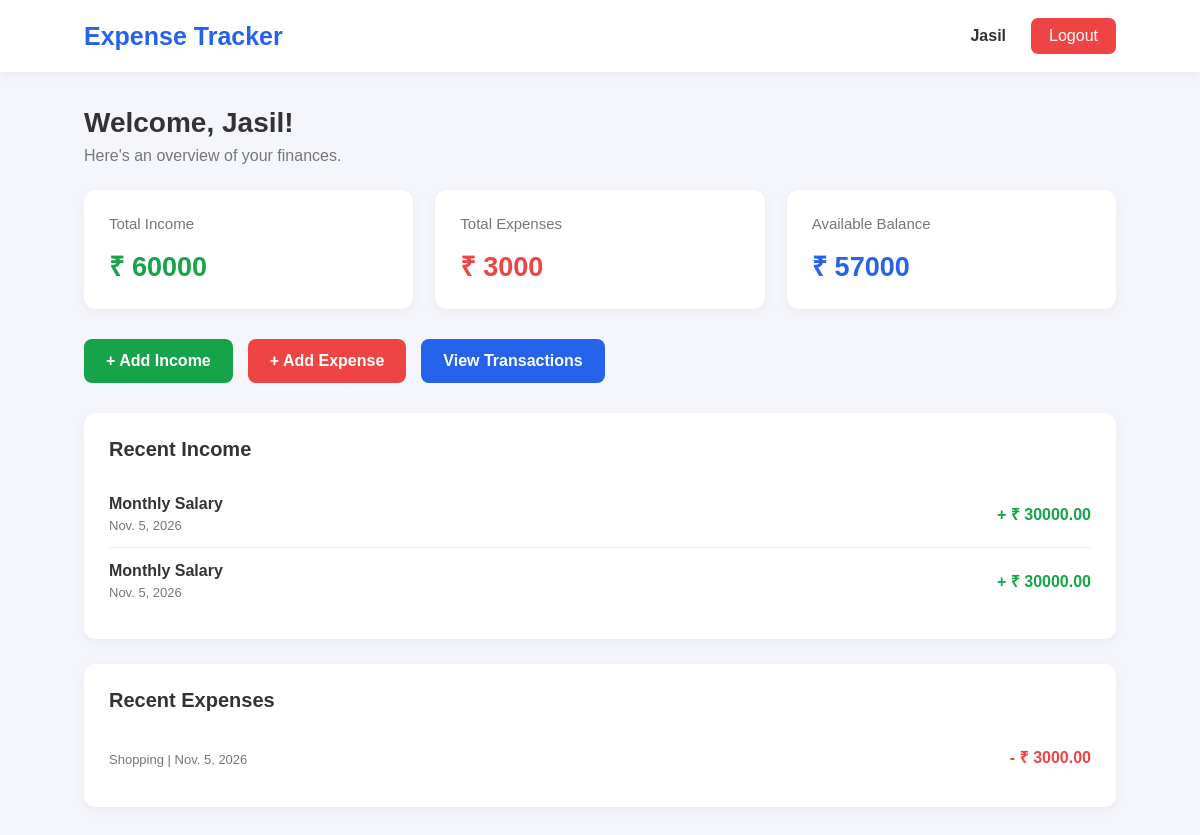
The page /expenses/dashboard/ (signed in) on the database its author committed.
### expenses/models.py (models this page shows, shortened)
class Income(models.Model):
    user = models.ForeignKey(User, on_delete=models.CASCADE)
    source = models.CharField(max_length=100)
    amount = models.DecimalField(max_digits=10, decimal_places=2)
    date = models.DateField()

class Expense(models.Model):
    user = models.ForeignKey(User, on_delete=models.CASCADE)
    Expensename = models.CharField(max_length=100)
    category = models.CharField(max_length=100, default='Other')
    amount = models.DecimalField(max_digits=10, decimal_places=2)
    date = models.DateField()
    description = models.TextField(blank=True)

### expenses/views.py (the view)
# urls.py: path('dashboard/',dashboard, name='dashboard'),
def dashboard(request):
    if not request.user.is_authenticated:
        return redirect('login')
    total_income = Income.objects.filter(
        user=request.user
    ).aggregate(Sum('amount'))['amount__sum'] or 0
    total_expense = Expense.objects.filter(
        user=request.user
    ).aggregate(Sum('amount'))['amount__sum'] or 0
    balance = total_income - total_expense
    recent_income = Income.objects.filter(
        user=request.user
    ).order_by('-date')[:5]
    recent_expense = Expense.objects.filter(
        user=request.user
    ).order_by('-date')[:5]
    return render(request, 'dashboard.html', {
        'total_income': total_income,
        'total_expense': total_expense,
        'balance': balance,
        'recent_income': recent_income,
        'recent_expense': recent_expense
    })

### expenses/templates/dashboard.html (shortened to what this page needs)
<!DOCTYPE html>
<html>
<head>
</head>
<body>
    <nav class="navbar">
        <div class="logo">Expense Tracker</div>
        <div class="nav-right">
            <span class="username">{{ request.user.username }}</span>
            <a href="{% url 'logout' %}" class="logout">Logout</a>
        </div>
    </nav>
    <div class="container">
        <div class="welcome">
            <h1>Welcome, {{ request.user.username }}!</h1>
            <p>Here's an overview of your finances.</p>
        </div>
        <div class="cards">
            <div class="card income">
                <p>Total Income</p>
                <h2>₹ {{ total_income }}</h2>
            </div>
            <div class="card expense">
                <p>Total Expenses</p>
                <h2>₹ {{ total_expense }}</h2>
            </div>
            <div class="card balance">
                <p>Available Balance</p>
                <h2>₹ {{ balance }}</h2>
            </div>
        </div>
        <div class="actions">
            <a href="{% url 'add_income' %}" class="action-btn add-income">
            + Add Income</a>
            <a href="{% url 'add_expense' %}" class="action-btn add-expense">
            + Add Expense</a>
            <a href="{% url 'transactions' %}" class="action-btn transactions">
            View Transactions</a>
        </div>
        <div class="section">
            <h2>Recent Income</h2>
            {% for item in recent_income %}
                <div class="transaction">
                    <div>
                        <strong>{{ item.source }}</strong>
                        <p>{{ item.date }}</p>
                    </div>
                    <span class="amount-income">
                        + ₹ {{ item.amount }}
                    </span>
                </div>
            {% empty %}
                <p class="empty">No income records found.</p>
            {% endfor %}
        </div>
        <div class="section">
            <h2>Recent Expenses</h2>
            {% for item in recent_expense %}
                <div class="transaction">
                    <div>
                        <p>{{ item.category }} | {{ item.date }}</p>
                    </div>
                    <span class="amount-expense">
                        - ₹ {{ item.amount }}
                    </span>
                </div>
            {% empty %}
                <p class="empty">No expense records found.</p>
            {% endfor %}
        </div>
    </div>
</body>
</html>

### expenses/templates/dashboard.html (style rules this page uses)
* { margin: 0; padding: 0; box-sizing: border-box; }
body { font-family: Arial, sans-serif; background: #f4f6fb; color: #333; }
.navbar { background: #ffffff; padding: 18px 7%; display: flex; justify-content: space-between; align-items: center; box-shadow: 0 2px 10px rgba(0,0,0,0.06); }
.logo { font-size: 25px; font-weight: bold; color: #2563eb; }
.nav-right { display: flex; align-items: center; gap: 25px; }
.username { font-weight: bold; }
.logout { text-decoration: none; background: #ef4444; color: white; padding: 9px 18px; border-radius: 7px; }
.container { width: 86%; margin: 35px auto; }
.welcome { margin-bottom: 25px; }
.welcome h1 { font-size: 28px; margin-bottom: 8px; }
.welcome p { color: #777; }
.cards { display: grid; grid-template-columns: repeat(3, 1fr); gap: 22px; margin-bottom: 30px; }
.card { background: white; padding: 25px; border-radius: 12px; box-shadow: 0 3px 12px rgba(0,0,0,0.05); }
.card p { color: #777; margin-bottom: 15px; font-size: 15px; }
.card h2 { font-size: 27px; }
.income h2 { color: #16a34a; }
.expense h2 { color: #ef4444; }
.balance h2 { color: #2563eb; }
.actions { display: flex; gap: 15px; margin-bottom: 30px; }
.action-btn { text-decoration: none; padding: 13px 22px; border-radius: 8px; color: white; font-weight: bold; }
.add-income { background: #16a34a; }
.add-expense { background: #ef4444; }
.transactions { background: #2563eb; }
.section { background: white; padding: 25px; border-radius: 12px; margin-bottom: 25px; box-shadow: 0 3px 12px rgba(0,0,0,0.05); }
.section h2 { margin-bottom: 20px; font-size: 20px; }
.transaction { display: flex; justify-content: space-between; align-items: center; padding: 14px 0; border-bottom: 1px solid #eee; }
.transaction:last-child { border-bottom: none; }
.transaction p { color: #777; font-size: 13px; margin-top: 5px; }
.amount-income { color: #16a34a; font-weight: bold; }
.amount-expense { color: #ef4444; font-weight: bold; }

### rows shown on the page
Income: source "Monthly Salary", date "Nov. 5, 2026", amount "30000.00"
Income: source "Monthly Salary", date "Nov. 5, 2026", amount "30000.00"
Expense: category "Shopping", date "Nov. 5, 2026", amount "3000.00"

### other values the page prints
{{ request.user.username }} "Jasil"
{{ total_income }} "60000"
{{ total_expense }} "3000"
{{ balance }} "57000"
